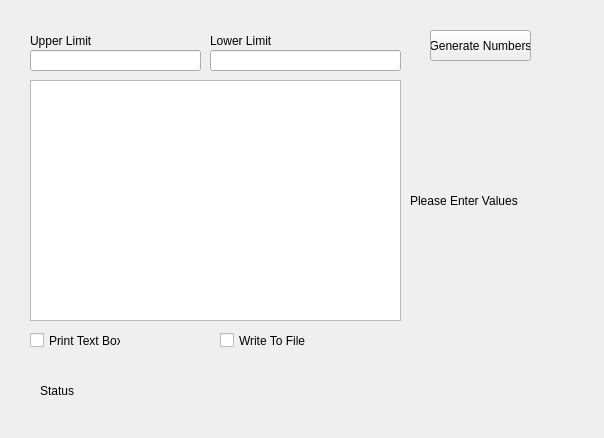
<?xml version="1.0" encoding="UTF-8"?>
<ui version="4.0">
 <class>Form</class>
 <widget class="QWidget" name="Form">
  <property name="geometry">
   <rect>
    <x>0</x>
    <y>0</y>
    <width>604</width>
    <height>438</height>
   </rect>
  </property>
  <property name="windowTitle">
   <string>Form</string>
  </property>
  <widget class="QLabel" name="UpperLabel">
   <property name="geometry">
    <rect>
     <x>30</x>
     <y>30</y>
     <width>91</width>
     <height>21</height>
    </rect>
   </property>
   <property name="text">
    <string>Upper Limit</string>
   </property>
  </widget>
  <widget class="QLabel" name="LowerLabel">
   <property name="geometry">
    <rect>
     <x>210</x>
     <y>30</y>
     <width>91</width>
     <height>21</height>
    </rect>
   </property>
   <property name="text">
    <string>Lower Limit</string>
   </property>
  </widget>
  <widget class="QLabel" name="NumberLabel">
   <property name="geometry">
    <rect>
     <x>410</x>
     <y>190</y>
     <width>161</width>
     <height>21</height>
    </rect>
   </property>
   <property name="text">
    <string>Please Enter Values</string>
   </property>
  </widget>
  <widget class="QLabel" name="Status">
   <property name="geometry">
    <rect>
     <x>40</x>
     <y>380</y>
     <width>511</width>
     <height>21</height>
    </rect>
   </property>
   <property name="text">
    <string>Status</string>
   </property>
  </widget>
  <widget class="QTextEdit" name="NumbersText">
   <property name="geometry">
    <rect>
     <x>30</x>
     <y>80</y>
     <width>371</width>
     <height>241</height>
    </rect>
   </property>
  </widget>
  <widget class="QLineEdit" name="ULine">
   <property name="geometry">
    <rect>
     <x>30</x>
     <y>50</y>
     <width>171</width>
     <height>21</height>
    </rect>
   </property>
  </widget>
  <widget class="QLineEdit" name="LLine">
   <property name="geometry">
    <rect>
     <x>210</x>
     <y>50</y>
     <width>191</width>
     <height>21</height>
    </rect>
   </property>
  </widget>
  <widget class="QCheckBox" name="PrintCheckBox">
   <property name="geometry">
    <rect>
     <x>30</x>
     <y>330</y>
     <width>91</width>
     <height>21</height>
    </rect>
   </property>
   <property name="text">
    <string>Print Text Box</string>
   </property>
  </widget>
  <widget class="QCheckBox" name="WriteCheckBox">
   <property name="geometry">
    <rect>
     <x>220</x>
     <y>330</y>
     <width>91</width>
     <height>21</height>
    </rect>
   </property>
   <property name="text">
    <string>Write To File</string>
   </property>
  </widget>
  <widget class="QPushButton" name="GenerateButton">
   <property name="geometry">
    <rect>
     <x>430</x>
     <y>30</y>
     <width>101</width>
     <height>31</height>
    </rect>
   </property>
   <property name="text">
    <string>Generate Numbers</string>
   </property>
  </widget>
 </widget>
 <resources/>
 <connections/>
</ui>
